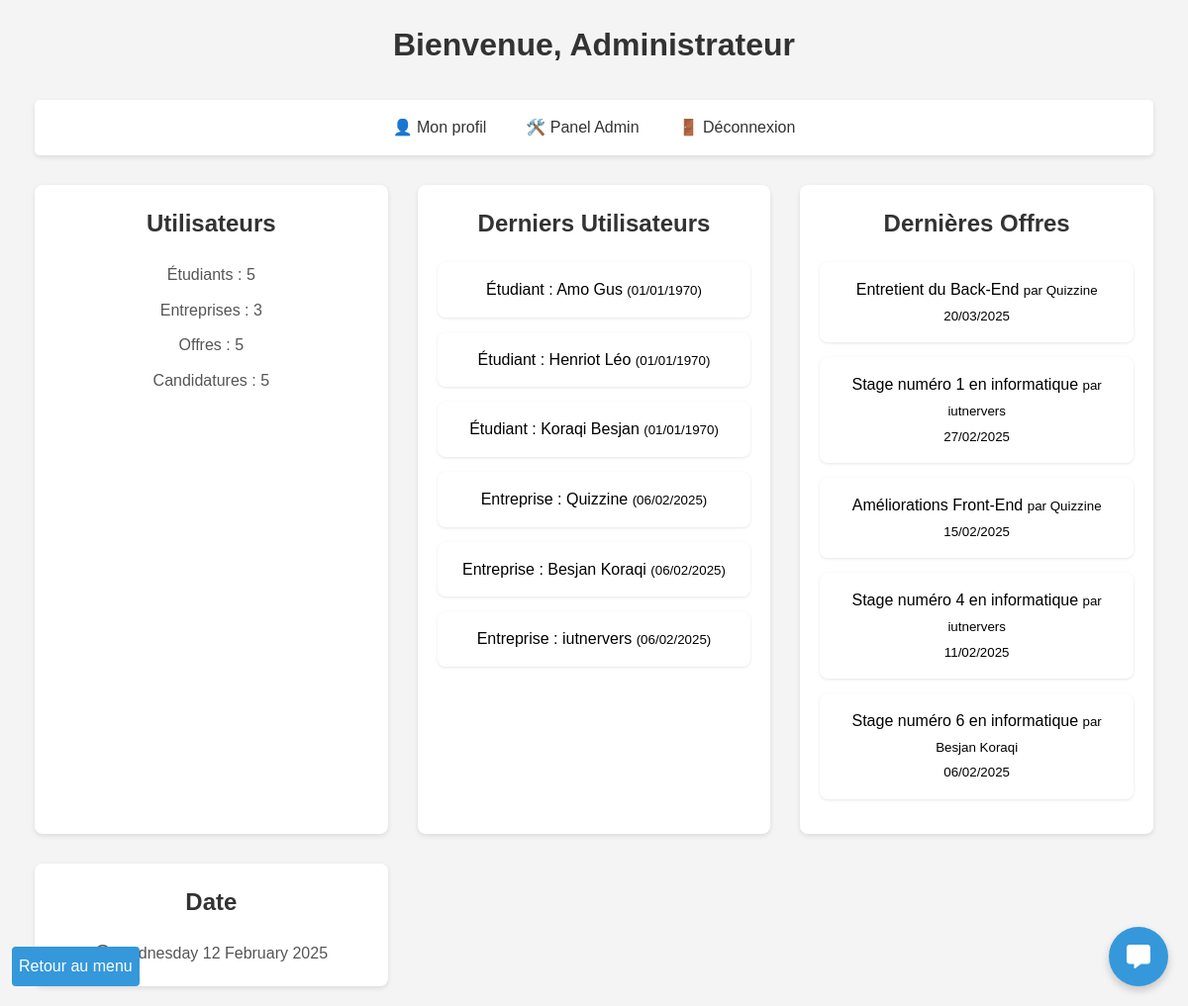
The app's page /app/views/home.php (signed in), older data.
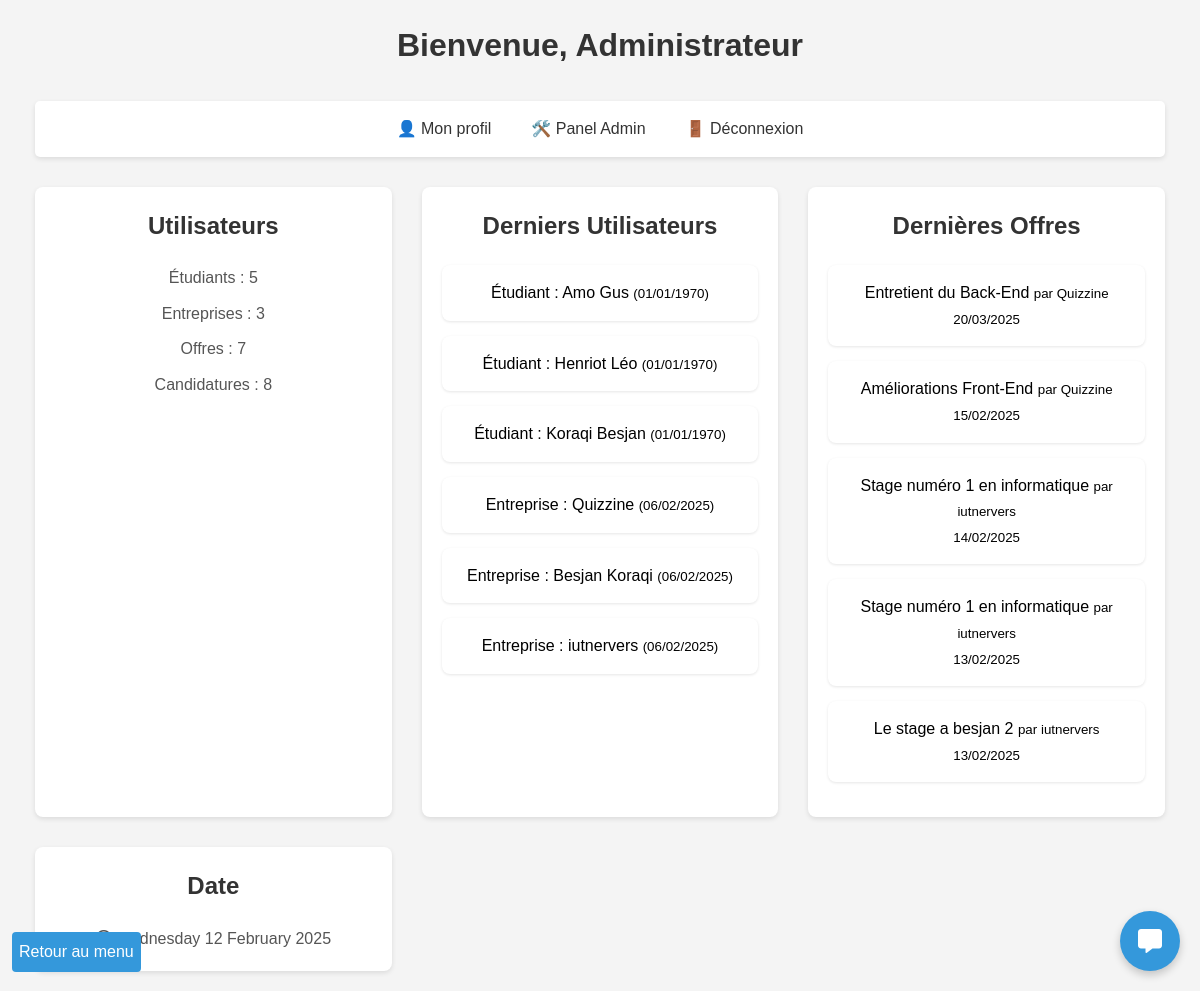
The same page, newer data.
### tables this page shows
CREATE TABLE `offres_stages` (
  `id` int(11) NOT NULL,
  `entreprise_id` int(11) DEFAULT NULL,
  `titre` varchar(100) NOT NULL,
  `description` text,
  `date_debut` date DEFAULT NULL,
  `date_fin` date DEFAULT NULL,
  `lieu` varchar(255) DEFAULT NULL,
  `mode_stage` enum('distanciel','présentiel') NOT NULL,
  `logo` varchar(255) DEFAULT NULL,
  `email_contact` varchar(255) NOT NULL,
  `lien_candidature` varchar(255) DEFAULT NULL,
  `duree` varchar(50) NOT NULL,
  `domaine` varchar(100) DEFAULT NULL,
  `remuneration` decimal(10,2) DEFAULT NULL,
  `teletravail` tinyint(1) DEFAULT '0',
  `pays` varchar(100) DEFAULT 'France',
  `ville` varchar(100) DEFAULT NULL,
  `code_postal` varchar(10) DEFAULT NULL,
  `region` varchar(100) DEFAULT NULL,
  `departement` varchar(100) DEFAULT NULL,
  `date_publication` timestamp NOT NULL DEFAULT CURRENT_TIMESTAMP
);

CREATE TABLE `entreprises` (
  `id` int(11) NOT NULL,
  `siret` varchar(14) NOT NULL,
  `nom` varchar(100) NOT NULL,
  `adresse` varchar(255) DEFAULT NULL,
  `ville` varchar(100) DEFAULT NULL,
  `code_postal` varchar(10) DEFAULT NULL,
  `pays` varchar(100) DEFAULT NULL,
  `telephone` varchar(20) DEFAULT NULL,
  `site_web` varchar(255) DEFAULT NULL,
  `lieu` varchar(255) DEFAULT NULL,
  `tva_intracommunautaire` varchar(50) DEFAULT NULL,
  `secteur_activite` varchar(100) DEFAULT NULL,
  `description` text,
  `adresse_facturation` varchar(255) DEFAULT NULL,
  `logo` varchar(255) DEFAULT NULL,
  `nom_contact` varchar(100) DEFAULT NULL,
  `username` varchar(100) NOT NULL,
  `email` varchar(255) NOT NULL,
  `password` varchar(255) NOT NULL,
  `role` enum('etudiant','entreprise','admin') NOT NULL DEFAULT 'entreprise',
  `date_creation` timestamp NOT NULL DEFAULT CURRENT_TIMESTAMP,
  `icone` varchar(255) DEFAULT NULL
);

### app/views/home.php (the view, shortened to what the changed rows need)
<?php
require_once $_SERVER['DOCUMENT_ROOT'] . '/Gestion_Stage/app/config/database.php';
$table = ($_SESSION['role'] == 'etudiant') ? 'etudiants' : 'entreprises';
$stmt = $pdo->prepare("SELECT * FROM $table WHERE id = ?");
$stmt->execute([$_SESSION['user_id']]);
$user = $stmt->fetch(PDO::FETCH_ASSOC);
$welcome_message = 'Utilisateur';
if ($_SESSION['role'] == 'etudiant') {
    $welcome_message = $user['nom'] . ' ' . $user['prenom'];
} elseif ($_SESSION['role'] == 'entreprise') {
    $welcome_message = $user['nom'];
} elseif ($_SESSION['role'] == 'admin') {
    $welcome_message = 'Administrateur';
}
$dashboard_data = [];
if ($_SESSION['role'] == 'etudiant') {
    $stmt_candidatures = $pdo->prepare("
        SELECT c.statut, o.titre, o.date_debut, o.date_fin, e.nom as entreprise_nom
        FROM candidatures c
        JOIN offres_stages o ON c.offre_id = o.id
        JOIN entreprises e ON o.entreprise_id = e.id
        WHERE c.etudiant_id = ?
        ORDER BY c.date_candidature DESC
        LIMIT 3
    ");
    $stmt_candidatures->execute([$_SESSION['user_id']]);
    $dernieres_candidatures = $stmt_candidatures->fetchAll(PDO::FETCH_ASSOC);
    $stmt_offres = $pdo->prepare("
        SELECT id, titre, description, date_debut, date_fin
        FROM offres_stages
        ORDER BY date_debut DESC
        LIMIT 3
    ");
    $stmt_offres->execute();
    $offres_recommandees = $stmt_offres->fetchAll(PDO::FETCH_ASSOC);
    $stmt_messages = $pdo->prepare("
        SELECT DISTINCT e.id, e.nom as expediteur_nom, COUNT(m.id) as nb_messages
        FROM messages m
        JOIN entreprises e ON CONCAT('C', e.id) = m.expediteur_id
        WHERE m.destinataire_id = CONCAT('E', :user_id)
        AND m.statut = 'non_lu'
        GROUP BY e.id, e.nom
        ORDER BY MAX(m.date_envoi) DESC
    ");
    $stmt_messages->execute(['user_id' => $_SESSION['user_id']]);
    $messages_non_lus = $stmt_messages->fetchAll(PDO::FETCH_ASSOC);
    $stmt_candidatures_updated = $pdo->prepare("
        SELECT c.id, c.statut, c.date_modification, o.titre, e.nom as entreprise_nom
        FROM candidatures c
        JOIN offres_stages o ON c.offre_id = o.id
        JOIN entreprises e ON o.entreprise_id = e.id
        WHERE c.etudiant_id = :user_id
        AND c.statut IN ('acceptee', 'refusee')
        AND (c.date_lecture IS NULL OR c.date_modification > c.date_lecture)
        ORDER BY c.date_modification DESC
    ");
    $stmt_candidatures_updated->execute(['user_id' => $_SESSION['user_id']]);
    $candidatures_updated = $stmt_candidatures_updated->fetchAll(PDO::FETCH_ASSOC);
    $update_stmt = $pdo->prepare("
        UPDATE candidatures
        SET date_lecture = CURRENT_TIMESTAMP
        WHERE etudiant_id = ? AND date_lecture IS NULL
    ");
    $update_stmt->execute([$_SESSION['user_id']]);
    $dashboard_data = [
        'total_candidatures' => $pdo->query("SELECT COUNT(*) FROM candidatures WHERE etudiant_id = {$_SESSION['user_id']}")->fetchColumn(),
        'candidatures_en_cours' => $pdo->query("SELECT COUNT(*) FROM candidatures WHERE etudiant_id = {$_SESSION['user_id']} AND statut = 'en_attente'")->fetchColumn(),
        'dernieres_candidatures' => $dernieres_candidatures,
        'offres_recommandees' => $offres_recommandees,
        'messages_non_lus' => $messages_non_lus,
        'total_messages_non_lus' => array_sum(array_column($messages_non_lus, 'nb_messages')),
        'candidatures_updated' => $candidatures_updated,
        'total_candidatures_updated' => count($candidatures_updated)
    ];
} elseif ($_SESSION['role'] == 'admin') {
    $derniers_utilisateurs = $pdo->query("
        (SELECT 'Étudiant' as type, nom, prenom, email, date_naissance as date_inscription FROM etudiants ORDER BY id DESC LIMIT 3)
        UNION
        (SELECT 'Entreprise', nom, '', email, date_creation as date_inscription FROM entreprises ORDER BY id DESC LIMIT 3)
    ")->fetchAll(PDO::FETCH_ASSOC);
    $dernieres_offres = $pdo->query("
        SELECT o.titre, o.date_debut, e.nom as entreprise
        FROM offres_stages o
        JOIN entreprises e ON o.entreprise_id = e.id
        ORDER BY o.date_debut DESC
        LIMIT 5
    ")->fetchAll(PDO::FETCH_ASSOC);
    $dashboard_data = [
        'total_etudiants' => $pdo->query("SELECT COUNT(*) FROM etudiants")->fetchColumn(),
        'total_entreprises' => $pdo->query("SELECT COUNT(*) FROM entreprises")->fetchColumn(),
        'offres_actives' => $pdo->query("SELECT COUNT(*) FROM offres_stages")->fetchColumn(),
        'candidatures_totales' => $pdo->query("SELECT COUNT(*) FROM candidatures")->fetchColumn(),
        'derniers_utilisateurs' => $derniers_utilisateurs,
        'dernieres_offres' => $dernieres_offres
    ];
}
?>
<!DOCTYPE html>
<html lang="fr">
<head>
    <link rel="stylesheet" href="/Gestion_Stage/public/assets/css/style.css">
    <link rel="stylesheet" href="https://cdnjs.cloudflare.com/ajax/libs/font-awesome/6.1.1/css/all.min.css">
</head>
<body>
    <div class="container">
        <h1>Bienvenue, <?= htmlspecialchars($welcome_message) ?></h1>
    <div class="dashboard-grid">
        <?php if ($_SESSION['role'] == 'etudiant'): ?>
            <div class="dashboard-card">
                <h3>Mes Candidatures</h3>
                <p>Total : <?= $dashboard_data['total_candidatures'] ?></p>
                <p>En cours : <?= $dashboard_data['candidatures_en_cours'] ?></p>
            </div>
            <div class="dashboard-card">
            <h3>Dernières Candidatures</h3>
                <ul class="dashboard-list">
                    <?php if (empty($dashboard_data['dernieres_candidatures'])): ?>
                        <li>Aucune candidatures récentes</li>
                    <?php else: ?>
                        <?php foreach($dashboard_data['dernieres_candidatures'] as $candidature): ?>
                            <li>
                                <?= htmlspecialchars($candidature['entreprise_nom']) . ' - ' . htmlspecialchars($candidature['titre']) . ' - '?>
                                <span class="<?= $candidature['statut'] == 'en_attente' ? 'text-warning' : ($candidature['statut'] == 'refusee' ? 'text-refuse' : 'text-success') ?>">
                                    <?= formatStatus($candidature['statut']) ?>
                                </span>
                            </li>
                        <?php endforeach; ?>
                    <?php endif; ?>
                </ul>
            </div>
            <div class="dashboard-card">
                <h3>Offres Recommandées</h3>
                <ul class="dashboard-list">
                    <?php foreach($dashboard_data['offres_recommandees'] as $offre): ?>
                        <li>
                            <?= htmlspecialchars($offre['titre']) ?>
                            <small>(<?= date('d/m/Y', strtotime($offre['date_debut'])) ?> - <?= date('d/m/Y', strtotime($offre['date_fin'])) ?>)</small>
                        </li>
                    <?php endforeach; ?>
                </ul>
            </div>
        <?php elseif ($_SESSION['role'] == 'admin'): ?>
            <div class="dashboard-card">
                <h3>Utilisateurs</h3>
                <p>Étudiants : <?= $dashboard_data['total_etudiants'] ?></p>
                <p>Entreprises : <?= $dashboard_data['total_entreprises'] ?></p>
                <p>Offres : <?= $dashboard_data['offres_actives'] ?></p>
                <p>Candidatures : <?= $dashboard_data['candidatures_totales'] ?></p>
            </div>
            <div class="dashboard-card">
                <h3>Derniers Utilisateurs</h3>
                <ul class="dashboard-list">
                    <?php foreach($dashboard_data['derniers_utilisateurs'] as $utilisateur): ?>
                        <li>
                            <?= htmlspecialchars($utilisateur['type']) ?> :
                            <?= htmlspecialchars($utilisateur['nom'] . ' ' . $utilisateur['prenom']) ?>
                            <small>(<?= date('d/m/Y', strtotime($utilisateur['date_inscription'])) ?>)</small>
                        </li>
                    <?php endforeach; ?>
                </ul>
            </div>
            <div class="dashboard-card">
                <h3>Dernières Offres</h3>
                <ul class="dashboard-list">
                    <?php foreach($dashboard_data['dernieres_offres'] as $offre): ?>
                        <li>
                            <?= htmlspecialchars($offre['titre']) ?>
                            <small>par <?= htmlspecialchars($offre['entreprise']) ?></small>
                            <br><small><?= date('d/m/Y', strtotime($offre['date_debut'])) ?></small>
                        </li>
                    <?php endforeach; ?>
                </ul>
            </div>
        <?php endif; ?>
    </div>
    </div>
</body>
</html>

Row changes from the older to the newer data that the page shows:
no longer on this page (row edited): offres_stages: titre "Stage numéro 4 en informatique", entreprise.nom "iutnervers", date_debut "11/02/2025"
no longer on this page (row unchanged): offres_stages: titre "Stage numéro 6 en informatique", entreprise.nom "Besjan Koraqi", date_debut "06/02/2025"
shown differently, row unchanged: offres_stages "Améliorations Front-End": moves up the list
added offres_stages: titre "Stage numéro 1 en informatique", entreprise.nom "iutnervers", date_debut "14/02/2025"
changed offres_stages (number 4 of 5 on the later page): date_debut "27/02/2025" → "13/02/2025"
added offres_stages: titre "Le stage a besjan 2", entreprise.nom "iutnervers", date_debut "13/02/2025"
Text that changed along with them:
$dashboard_data['offres_actives']: "5" → "7"
$dashboard_data['candidatures_totales']: "5" → "8"
